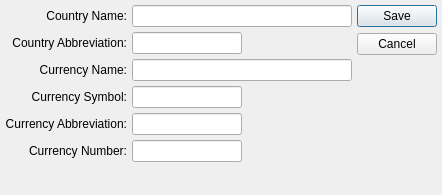
<?xml version="1.0" encoding="UTF-8"?>
<ui version="4.0">
 <comment>This file is part of the xTuple ERP: PostBooks Edition, a free and
open source Enterprise Resource Planning software suite,
Copyright (c) 1999-2011 by OpenMFG LLC, d/b/a xTuple.
It is licensed to you under the Common Public Attribution License
version 1.0, the full text of which (including xTuple-specific Exhibits)
is available at www.xtuple.com/CPAL.  By using this software, you agree
to be bound by its terms.</comment>
 <class>country</class>
 <widget class="QDialog" name="country">
  <property name="geometry">
   <rect>
    <x>0</x>
    <y>0</y>
    <width>442</width>
    <height>195</height>
   </rect>
  </property>
  <property name="minimumSize">
   <size>
    <width>400</width>
    <height>130</height>
   </size>
  </property>
  <property name="windowTitle">
   <string>Country</string>
  </property>
  <layout class="QGridLayout" name="gridLayout">
   <item row="0" column="0">
    <layout class="QVBoxLayout">
     <property name="spacing">
      <number>0</number>
     </property>
     <item>
      <layout class="QGridLayout">
       <property name="spacing">
        <number>5</number>
       </property>
       <item row="3" column="1">
        <layout class="QHBoxLayout">
         <property name="spacing">
          <number>5</number>
         </property>
         <item>
          <widget class="QLineEdit" name="_currSymbol">
           <property name="text">
            <string/>
           </property>
          </widget>
         </item>
         <item>
          <spacer>
           <property name="orientation">
            <enum>Qt::Horizontal</enum>
           </property>
           <property name="sizeType">
            <enum>QSizePolicy::Expanding</enum>
           </property>
           <property name="sizeHint" stdset="0">
            <size>
             <width>20</width>
             <height>10</height>
            </size>
           </property>
          </spacer>
         </item>
        </layout>
       </item>
       <item row="1" column="0">
        <widget class="QLabel" name="label">
         <property name="text">
          <string>Country Abbreviation:</string>
         </property>
         <property name="alignment">
          <set>Qt::AlignRight|Qt::AlignTrailing|Qt::AlignVCenter</set>
         </property>
        </widget>
       </item>
       <item row="4" column="1">
        <layout class="QHBoxLayout">
         <property name="spacing">
          <number>5</number>
         </property>
         <item>
          <widget class="QLineEdit" name="_currAbbr">
           <property name="text">
            <string/>
           </property>
          </widget>
         </item>
         <item>
          <spacer>
           <property name="orientation">
            <enum>Qt::Horizontal</enum>
           </property>
           <property name="sizeType">
            <enum>QSizePolicy::Expanding</enum>
           </property>
           <property name="sizeHint" stdset="0">
            <size>
             <width>20</width>
             <height>10</height>
            </size>
           </property>
          </spacer>
         </item>
        </layout>
       </item>
       <item row="1" column="1">
        <layout class="QHBoxLayout">
         <item>
          <widget class="QLineEdit" name="_abbr"/>
         </item>
         <item>
          <spacer>
           <property name="orientation">
            <enum>Qt::Horizontal</enum>
           </property>
           <property name="sizeHint" stdset="0">
            <size>
             <width>20</width>
             <height>10</height>
            </size>
           </property>
          </spacer>
         </item>
        </layout>
       </item>
       <item row="3" column="0">
        <widget class="QLabel" name="_currSymbolLiteral">
         <property name="text">
          <string>Currency Symbol:</string>
         </property>
         <property name="alignment">
          <set>Qt::AlignRight|Qt::AlignTrailing|Qt::AlignVCenter</set>
         </property>
        </widget>
       </item>
       <item row="2" column="0">
        <widget class="QLabel" name="label_2">
         <property name="text">
          <string>Currency Name:</string>
         </property>
         <property name="alignment">
          <set>Qt::AlignRight|Qt::AlignTrailing|Qt::AlignVCenter</set>
         </property>
        </widget>
       </item>
       <item row="0" column="0">
        <widget class="QLabel" name="_countryNameLiteral">
         <property name="text">
          <string>Country Name:</string>
         </property>
         <property name="alignment">
          <set>Qt::AlignRight|Qt::AlignTrailing|Qt::AlignVCenter</set>
         </property>
        </widget>
       </item>
       <item row="0" column="1">
        <widget class="QLineEdit" name="_name">
         <property name="text">
          <string/>
         </property>
        </widget>
       </item>
       <item row="4" column="0">
        <widget class="QLabel" name="_currAbbrLiteral">
         <property name="text">
          <string>Currency Abbreviation:</string>
         </property>
         <property name="alignment">
          <set>Qt::AlignRight|Qt::AlignTrailing|Qt::AlignVCenter</set>
         </property>
        </widget>
       </item>
       <item row="2" column="1">
        <layout class="QHBoxLayout">
         <item>
          <widget class="QLineEdit" name="_currName"/>
         </item>
        </layout>
       </item>
       <item row="5" column="0">
        <widget class="QLabel" name="label_3">
         <property name="text">
          <string>Currency Number:</string>
         </property>
         <property name="alignment">
          <set>Qt::AlignRight|Qt::AlignTrailing|Qt::AlignVCenter</set>
         </property>
        </widget>
       </item>
       <item row="5" column="1">
        <layout class="QHBoxLayout">
         <item>
          <widget class="QLineEdit" name="_currNumber"/>
         </item>
         <item>
          <spacer>
           <property name="orientation">
            <enum>Qt::Horizontal</enum>
           </property>
           <property name="sizeHint" stdset="0">
            <size>
             <width>20</width>
             <height>10</height>
            </size>
           </property>
          </spacer>
         </item>
        </layout>
       </item>
      </layout>
     </item>
     <item>
      <spacer>
       <property name="orientation">
        <enum>Qt::Vertical</enum>
       </property>
       <property name="sizeHint" stdset="0">
        <size>
         <width>20</width>
         <height>0</height>
        </size>
       </property>
      </spacer>
     </item>
    </layout>
   </item>
   <item row="0" column="1">
    <widget class="QDialogButtonBox" name="_buttonBox">
     <property name="orientation">
      <enum>Qt::Vertical</enum>
     </property>
     <property name="standardButtons">
      <set>QDialogButtonBox::Cancel|QDialogButtonBox::Save</set>
     </property>
    </widget>
   </item>
  </layout>
 </widget>
 <layoutdefault spacing="5" margin="5"/>
 <pixmapfunction>qPixmapFromMimeSource</pixmapfunction>
 <tabstops>
  <tabstop>_name</tabstop>
  <tabstop>_abbr</tabstop>
  <tabstop>_currName</tabstop>
  <tabstop>_currSymbol</tabstop>
  <tabstop>_currAbbr</tabstop>
  <tabstop>_currNumber</tabstop>
 </tabstops>
 <resources/>
 <connections>
  <connection>
   <sender>_buttonBox</sender>
   <signal>rejected()</signal>
   <receiver>country</receiver>
   <slot>reject()</slot>
   <hints>
    <hint type="sourcelabel">
     <x>395</x>
     <y>99</y>
    </hint>
    <hint type="destinationlabel">
     <x>220</x>
     <y>97</y>
    </hint>
   </hints>
  </connection>
 </connections>
</ui>
